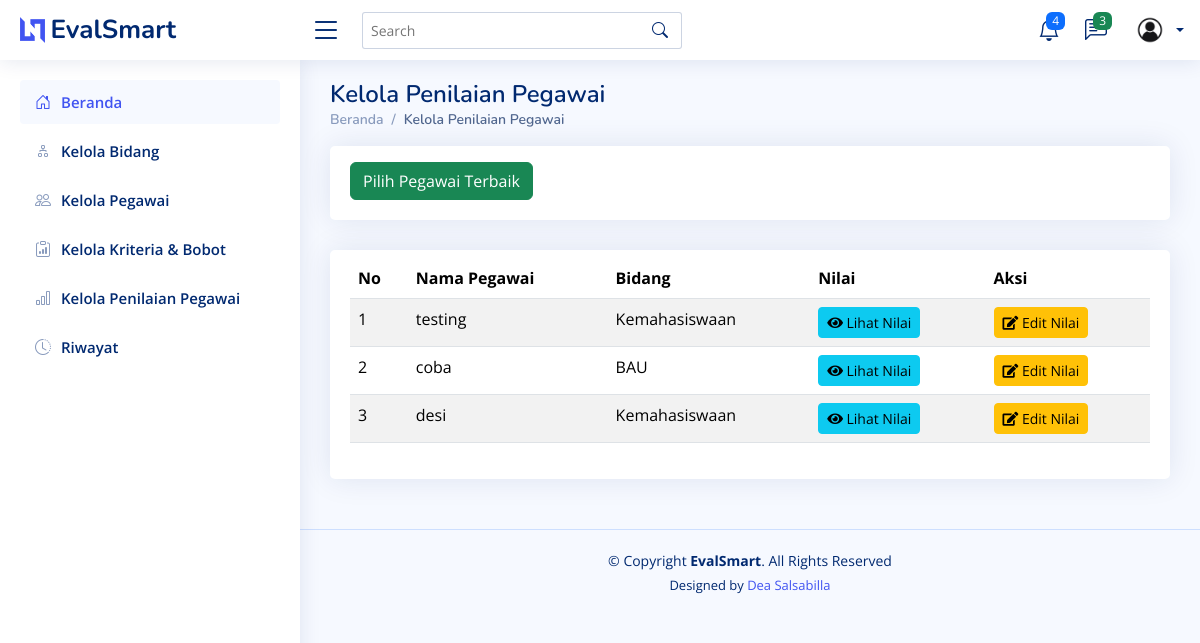
The page /penilaian/ on the database as committed earlier.
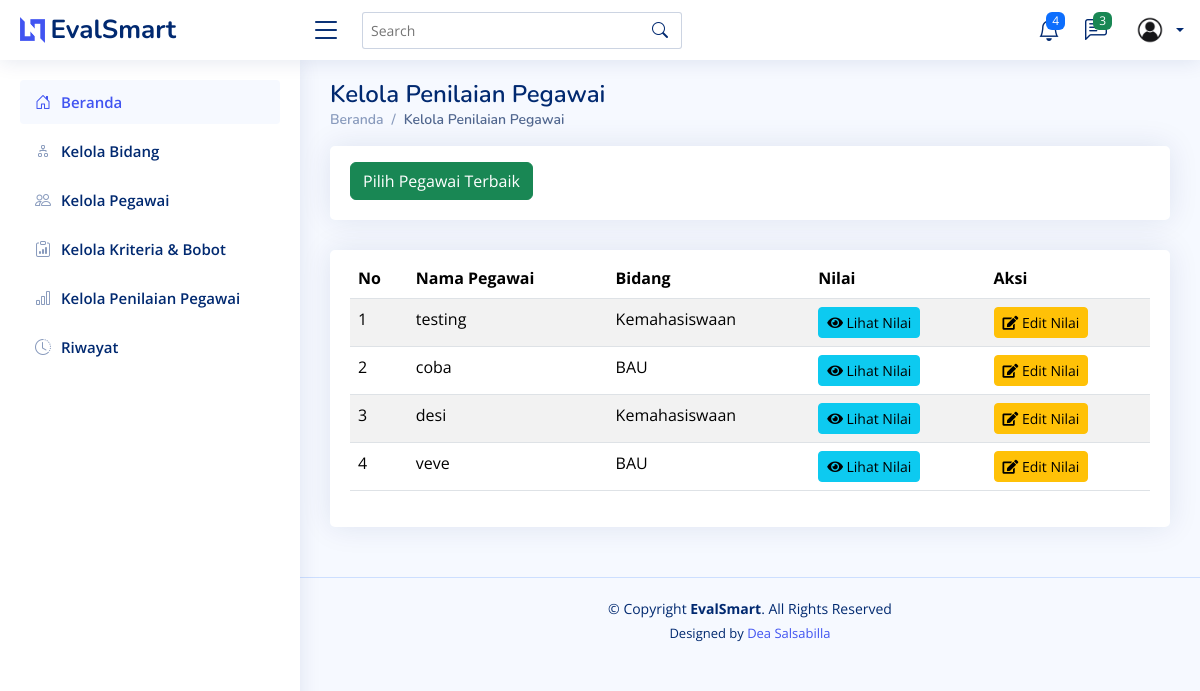
The same page on the database as committed later.
### testing/models.py (models this page shows, shortened)
class Penilaian(models.Model):
    id = models.AutoField(primary_key=True)  # ID otomatis
    nama = models.ForeignKey('Pegawai', on_delete=models.CASCADE)  # Relasi ke tabel Pegawai
    bidang = models.ForeignKey('Bidang', on_delete=models.CASCADE)  # Relasi ke tabel Bidang
    nilai = models.TextField(null=True, blank=True)
    class Meta:
        verbose_name_plural = "Penilaian"
        ordering = ['id']

class Pegawai(models.Model):
    id = models.AutoField(primary_key=True)  # ID otomatis
    nomor_induk = models.CharField(max_length=20, unique=True)  # Nomor induk pegawai
    nama = models.CharField(max_length=100)  # Nama pegawai
    alamat = models.TextField()  # Alamat pegawai
    no_telp = models.CharField(max_length=15)  # Nomor telepon pegawai
    bidang = models.ForeignKey(Bidang, on_delete=models.CASCADE)  # Relasi ke tabel Bidang
    class Meta:
        verbose_name_plural = "Pegawai"
        ordering = ['nama']

class Bidang(models.Model):
    id = models.AutoField(primary_key=True)
    nama = models.CharField(max_length=255)
    class Meta:
        verbose_name_plural = "Bidang"
        ordering = ['id']

### testing/views.py (the view)
# urls.py: path("penilaian/", views.penilaian, name="penilaian"),
def penilaian(request):
    penilaian_list = Penilaian.objects.all()
    return render(request, 'penilaian.html', {'penilaian_list': penilaian_list})

### testing/templates/penilaian.html (shortened to what this page needs)
<!DOCTYPE html>
<html lang="en">
  <head>
    {% load static %}
    <link href="{% static 'assets/vendor/bootstrap/css/bootstrap.min.css' %}" rel="stylesheet" />
    <link href="{% static 'assets/vendor/bootstrap-icons/bootstrap-icons.css' %}" rel="stylesheet" />
    <link href="{% static 'assets/vendor/boxicons/css/boxicons.min.css' %}" rel="stylesheet" />
    <link href="{% static 'assets/vendor/quill/quill.snow.css' %}" rel="stylesheet" />
    <link href="{% static 'assets/vendor/quill/quill.bubble.css' %}" rel="stylesheet" />
    <link href="{% static 'assets/vendor/remixicon/remixicon.css' %}" rel="stylesheet" />
    <link href="{% static 'assets/vendor/simple-datatables/style.css' %}" rel="stylesheet" />
    <link href="{% static 'assets/css/style.css' %}" rel="stylesheet" />
    <link href="https://cdnjs.cloudflare.com/ajax/libs/font-awesome/5.15.4/css/all.min.css" rel="stylesheet">
  </head>
  <body>
    {% include 'partials/header.html' %}
    {% include 'partials/sidebar.html' %}
    <main id="main" class="main">
      <div class="pagetitle">
        <h1>Kelola Penilaian Pegawai</h1>
        <nav>
          <ol class="breadcrumb">
            <li class="breadcrumb-item">
              <a href="{% url 'home' %}">Beranda</a>
            </li>
            <li class="breadcrumb-item active">Kelola Penilaian Pegawai</li>
          </ol>
        </nav>
      </div>
      <div class="row">
        <div class="col-lg-12">
          <div class="card">
            <div class="card-body">
              <button class="btn btn-success mt-3"><a href="{% url 'pegawai_terbaik' %}" style="color: white; text-decoration: none;">Pilih Pegawai Terbaik</a></button>
            </div>
          </div>
        </div>
      </div>
      <section class="section">
        <div class="row">
          <div class="col-lg-12">
            <div class="card">
              <div class="card-body">
                <table class="table table-striped mt-2">
                  <thead>
                    <tr>
                      <th scope="col">No</th>
                      <th scope="col">Nama Pegawai</th>
                      <th scope="col">Bidang</th>
                      <th scope="col">Nilai</th>
                      <th scope="col">Aksi</th>
                    </tr>
                  </thead>
                  <tbody>
                    {% for item in penilaian_list %}
                      <tr>
                        <td>{{ forloop.counter }}</td>
                        <td>{{ item.nama.nama }}</td>
                        <td>{{ item.bidang.nama }}</td>
                        <td>
                          {% if item.nilai %}
                            <a href="{% url 'lihat_nilai' item.id%}" class="btn btn-info btn-sm"><i class="fas fa-eye"></i> Lihat Nilai</a>
                          {% else %}
                            <span style="color: red;">Belum Ada Nilai</span>
                          {% endif %}
                        </td>
                        <td>
                          {% if item.nilai %}
                            <a href="{% url 'edit_nilai' item.id %}" class="btn btn-warning btn-sm"><i class="fas fa-edit"></i> Edit Nilai</a>
                          {% else %}
                            <a href="{% url 'input_nilai' item.id %}" class="btn btn-primary btn-sm"><i class="fas fa-plus"></i> Input Nilai</a>
                          {% endif %}
                        </td>
                      </tr>
                    {% endfor %}
                  </tbody>
                </table>
              </div>
            </div>
          </div>
        </div>
      </section>
    </main>
    {% include 'partials/footer.html' %}
  </body>
</html>

### testing/templates/partials/header.html (shortened to what this page needs)
{% load static %}
<header id="header" class="header fixed-top d-flex align-items-center">
    <div class="d-flex align-items-center justify-content-between">
      <a href="index.html" class="logo d-flex align-items-center">
        <img src="assets/img/logo.png" alt="" />
        <span class="d-none d-lg-block">EvalSmart</span>
      </a>
      <i class="bi bi-list toggle-sidebar-btn"></i>
    </div>
    <div class="search-bar">
      <form class="search-form d-flex align-items-center" method="POST" action="#">
        <input type="text" name="query" placeholder="Search" title="Enter search keyword" />
        <button type="submit" title="Search"><i class="bi bi-search"></i></button>
      </form>
    </div>
    <nav class="header-nav ms-auto">
      <ul class="d-flex align-items-center">
        <li class="nav-item dropdown">
          <a class="nav-link nav-icon" href="#" data-bs-toggle="dropdown">
            <i class="bi bi-bell"></i>
            <span class="badge bg-primary badge-number">4</span>
          </a>
        </li>
        <li class="nav-item dropdown">
          <a class="nav-link nav-icon" href="#" data-bs-toggle="dropdown">
            <i class="bi bi-chat-left-text"></i>
            <span class="badge bg-success badge-number">3</span>
          </a>
        </li>
        <li class="nav-item dropdown pe-3">
          <a class="nav-link nav-profile d-flex align-items-center pe-0" href="#" data-bs-toggle="dropdown">
            <img src="{% static 'assets/img/user.jpg' %}" alt="Profile" class="rounded-circle" />
            <span class="d-none d-md-block dropdown-toggle ps-2">{{ request.user.username }}</span>
          </a>
        </li>
      </ul>
    </nav>
  </header>

### testing/templates/partials/sidebar.html (shortened to what this page needs)
<aside id="sidebar" class="sidebar">
  <ul class="sidebar-nav" id="sidebar-nav">
    <li class="nav-item">
      <a class="nav-link " href="{% url 'home' %}">
        <i class="bi bi-house-door"></i>
        <span>Beranda</span>
      </a>
    </li>
    <li class="nav-item">
      <a class="nav-link collapsed" href="{% url 'bidang' %}">
        <i class="bi bi-diagram-2"></i>
        <span>Kelola Bidang</span>
      </a>
    </li>
    <li class="nav-item">
      <a class="nav-link collapsed" href="{% url 'pegawai' %}">
        <i class="bi bi-people"></i>
        <span>Kelola Pegawai</span>
      </a>
    </li>
    <li class="nav-item">
      <a class="nav-link collapsed" href="{% url 'kriteria' %}">
        <i class="bi bi-clipboard-data"></i>
        <span>Kelola Kriteria & Bobot</span>
      </a>
    </li>
    <li class="nav-item">
      <a class="nav-link collapsed" href="{% url 'penilaian' %}">
        <i class="bi bi-bar-chart"></i>
        <span>Kelola Penilaian Pegawai</span>
      </a>
    </li>
    <li class="nav-item">
      <a class="nav-link collapsed" href="{% url 'riwayat' %}">
        <i class="bi bi-clock-history"></i>
        <span>Riwayat</span>
      </a>
    </li>
  </ul>
</aside>

### testing/templates/partials/footer.html
<footer id="footer" class="footer">
    <div class="copyright">
      &copy; Copyright <strong><span>EvalSmart</span></strong>. All Rights Reserved
    </div>
    <div class="credits">
      Designed by <a href="https://instagram.com/dea.salsa.503/" target="_blank">Dea Salsabilla</a>
    </div>
  </footer>

### testing/static/assets/css/style.css (style rules this page uses)
:root { scroll-behavior: smooth; }
body { font-family: "Open Sans", sans-serif; background: #f6f9ff; color: #444444; }
a { color: #4154f1; text-decoration: none; }
h1, h2, h3, h4, h5, h6 { font-family: "Nunito", sans-serif; }
#main { margin-top: 60px; padding: 20px 30px; transition: all 0.3s; }
.pagetitle { margin-bottom: 10px; }
.pagetitle h1 { font-size: 24px; margin-bottom: 0; font-weight: 600; color: #012970; }
.card { margin-bottom: 30px; border: none; border-radius: 5px; box-shadow: 0px 0 30px rgba(1, 41, 112, 0.1); }
.card-body { padding: 0 20px 20px 20px; }
.breadcrumb { font-size: 14px; font-family: "Nunito", sans-serif; color: #899bbd; font-weight: 600; }
.breadcrumb a { color: #899bbd; transition: 0.3s; }
.breadcrumb .breadcrumb-item::before { color: #899bbd; }
.breadcrumb .active { color: #51678f; font-weight: 600; }
.logo { line-height: 1; }
@media (min-width: 1200px) { .logo { width: 280px; } }
.logo img { max-height: 26px; margin-right: 6px; }
.logo span { font-size: 26px; font-weight: 700; color: #012970; font-family: "Nunito", sans-serif; }
.header { transition: all 0.5s; z-index: 997; height: 60px; box-shadow: 0px 2px 20px rgba(1, 41, 112, 0.1); background-color: #fff; padding-left: 20px; }
.header .toggle-sidebar-btn { font-size: 32px; padding-left: 10px; cursor: pointer; color: #012970; }
.header .search-bar { min-width: 360px; padding: 0 20px; }
.header .search-form { width: 100%; }
.header .search-form input { border: 0; font-size: 14px; color: #012970; border: 1px solid rgba(1, 41, 112, 0.2); padding: 7px 38px 7px 8px; border-radius: 3px; transition: 0.3s; width: 100%; }
.header .search-form button { border: 0; padding: 0; margin-left: -30px; background: none; }
.header .search-form button i { color: #012970; }
.header-nav ul { list-style: none; }
.header-nav>ul { margin: 0; padding: 0; }
.header-nav .nav-icon { font-size: 22px; color: #012970; margin-right: 25px; position: relative; }
.header-nav .nav-profile { color: #012970; }
.header-nav .nav-profile img { max-height: 36px; }
.header-nav .nav-profile span { font-size: 14px; font-weight: 600; }
.header-nav .badge-number { position: absolute; inset: -2px -5px auto auto; font-weight: normal; font-size: 12px; padding: 3px 6px; }
.sidebar { position: fixed; top: 60px; left: 0; bottom: 0; width: 300px; z-index: 996; transition: all 0.3s; padding: 20px; overflow-y: auto; scrollbar-width: thin; scrollbar-color: #aab7cf transparent; box-shadow: 0px 0px 20px rgba(1, 41, 112, 0.1); background-color: #fff; }
@media (min-width: 1200px) { #main, #footer { margin-left: 300px; } }
.sidebar-nav { padding: 0; margin: 0; list-style: none; }
.sidebar-nav li { padding: 0; margin: 0; list-style: none; }
.sidebar-nav .nav-item { margin-bottom: 5px; }
.sidebar-nav .nav-link { display: flex; align-items: center; font-size: 15px; font-weight: 600; color: #4154f1; transition: 0.3; background: #f6f9ff; padding: 10px 15px; border-radius: 4px; }
.sidebar-nav .nav-link i { font-size: 16px; margin-right: 10px; color: #4154f1; }
.sidebar-nav .nav-link.collapsed { color: #012970; background: #fff; }
.sidebar-nav .nav-link.collapsed i { color: #899bbd; }
.footer { padding: 20px 0; font-size: 14px; transition: all 0.3s; border-top: 1px solid #cddfff; }
.footer .copyright { text-align: center; color: #012970; }
.footer .credits { padding-top: 5px; text-align: center; font-size: 13px; color: #012970; }

Rows that differ between the two databases and show on the page:
added Penilaian: nama.nama "veve", bidang.nama "BAU", shows "Lihat Nilai", shows "Edit Nilai"
